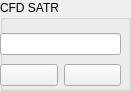
  <widget class="QGroupBox" name="groupBox_5">
   <property name="geometry">
    <rect>
     <x>589</x>
     <y>0</y>
     <width>131</width>
     <height>91</height>
    </rect>
   </property>
   <property name="toolTip">
    <string>&lt;html&gt;&lt;head/&gt;&lt;body&gt;&lt;p&gt;Max amplitude for pretrigger signals&lt;/p&gt;&lt;/body&gt;&lt;/html&gt;</string>
   </property>
   <property name="title">
    <string>CFD SATR</string>
   </property>
   <widget class="QWidget" name="layoutWidget">
    <property name="geometry">
     <rect>
      <x>0</x>
      <y>30</y>
      <width>121</width>
      <height>61</height>
     </rect>
    </property>
    <layout class="QVBoxLayout" name="verticalLayout_9">
     <item>
      <widget class="QLineEdit" name="lineEdit_23"/>
     </item>
     <item>
      <layout class="QHBoxLayout" name="horizontalLayout_6">
       <item>
        <widget class="QPushButton" name="VIEW_ADC0_OFFSET_5">
         <property name="toolTip">
          <string>&lt;html&gt;&lt;head/&gt;&lt;body&gt;&lt;p&gt;Status&lt;/p&gt;&lt;/body&gt;&lt;/html&gt;</string>
         </property>
         <property name="text">
          <string/>
         </property>
         <property name="icon">
          <iconset resource="res.qrc">
           <normaloff>:/icon/icons/eyeball-icon-png-3.png</normaloff>:/icon/icons/eyeball-icon-png-3.png</iconset>
         </property>
        </widget>
       </item>
       <item>
        <widget class="QPushButton" name="WRITE_ADC_ZERO_4">
         <property name="toolTip">
          <string>&lt;html&gt;&lt;head/&gt;&lt;body&gt;&lt;p&gt;Write&lt;/p&gt;&lt;/body&gt;&lt;/html&gt;</string>
         </property>
         <property name="text">
          <string/>
         </property>
         <property name="icon">
          <iconset resource="res.qrc">
           <normaloff>:/icon/Write.png</normaloff>:/icon/Write.png</iconset>
         </property>
        </widget>
       </item>
      </layout>
     </item>
    </layout>
   </widget>
  </widget>
